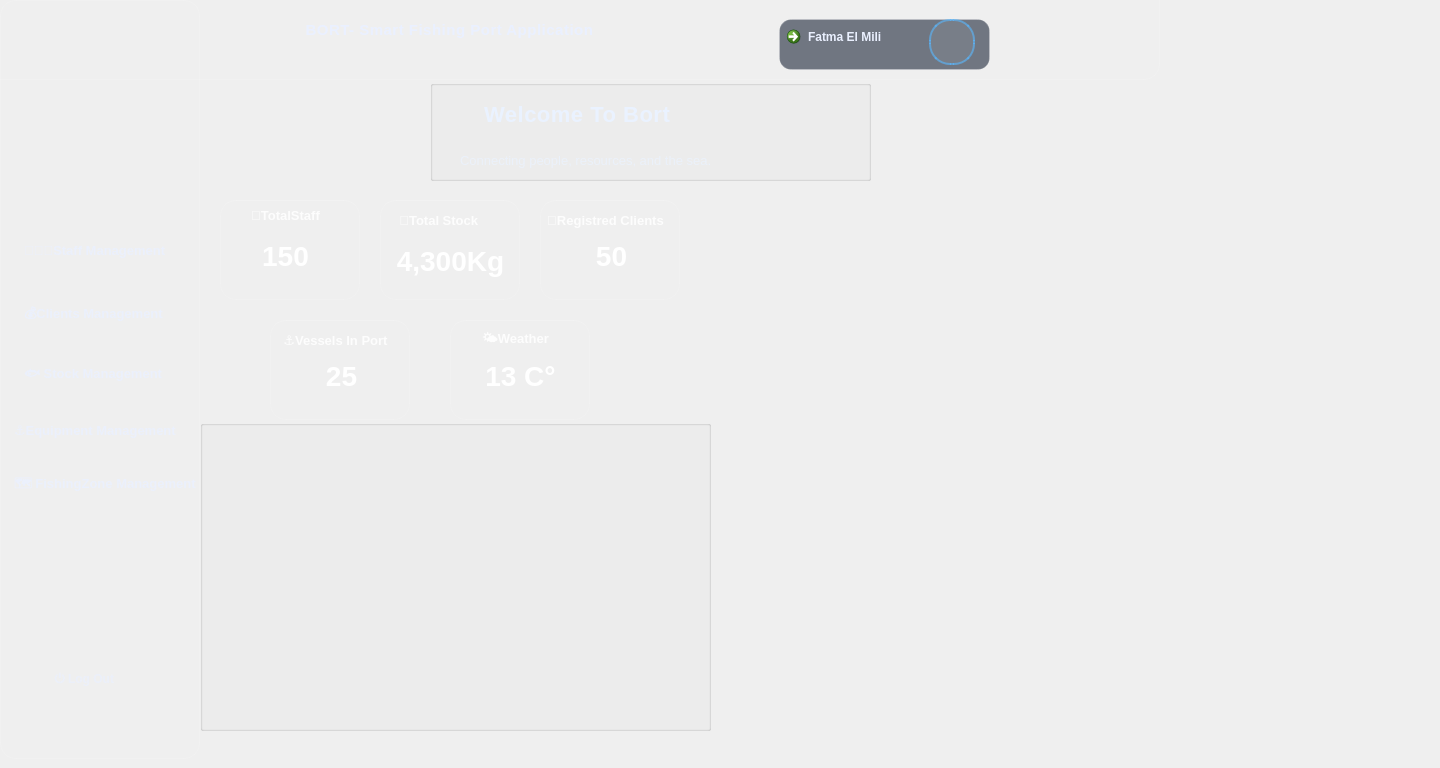
      <widget class="QWidget" name="pageWelcome">
       <property name="styleSheet">
        <string notr="true">QWidget#pageWelcome{
    background: qlineargradient(x1:0, y1:0, x2:1, y2:1,
        stop:0 #071a2c,
        stop:0.35 #082136,
        stop:0.7 #071c2d,
        stop:1 #040f1a);
    font-family: &quot;Segoe UI&quot;;
    color: #EAF0FF;
}

/* =================================================
   HEADER + SIDEBAR (SAME STYLE)
   ================================================= */
QFrame#header_W,
QFrame#sidebarMenu_W {
    background: qlineargradient(x1:0, y1:0, x2:0, y2:1,
        stop:0 rgba(12, 42, 75, 0.95),
        stop:0.55 rgba(8, 30, 55, 0.95),
        stop:1 rgba(6, 22, 40, 0.95));
    border: 1px solid rgba(255,255,255,0.12);
    border-radius: 16px;
}

QFrame#header_W {
    padding: 10px 16px;
}

QFrame#sidebarMenu_W {
    padding: 12px;
}

/* =================================================
   HEADER CONTENT
   ================================================= */
QLabel#titreHeader_W {
    color: #EAF0FF;
    font-size: 15px;
    font-weight: 800;
    letter-spacing: 0.5px;
}

QLabel#avatar_W {
    min-width: 42px;
    max-width: 42px;
    min-height: 42px;
    max-height: 42px;
    border-radius: 21px;
    border: 2px solid rgba(88,184,255,0.6);
    background-color: rgba(255,255,255,0.06);
}

/* User profile button */
QCommandLinkButton#userprofiledetails_W {
    background-color: rgba(8, 18, 38, 0.55);
    border: 1px solid rgba(255,255,255,0.15);
    border-radius: 12px;
    padding: 8px 14px;
    color: #EAF0FF;
    font-weight: 700;
}

QCommandLinkButton#userprofiledetails_W:hover {
    background-color: rgba(88,184,255,0.15);
    border: 1px solid rgba(88,184,255,0.45);
}

QCommandLinkButton#userprofiledetails_W:pressed {
    background-color: rgba(88,184,255,0.25);
}

/* =================================================
   SIDEBAR GROUP
   ================================================= */
QGroupBox#groupBox_W {
    border: none;
    margin-top: 6px;
}

/* =================================================
   SIDEBAR BUTTONS (BASE)
   ================================================= */
QPushButton#clientsmanagementBTN_W,
QPushButton#equipmentmanagementBTN_W,
QPushButton#fishingzonemanagementBTN_W,
QPushButton#staffmanagementBTN_W,
QPushButton#stockmanagementBTN_W {
    background: transparent;
    border: none;
    color: rgba(234,240,255,0.80);
    padding: 12px 14px;
    border-radius: 12px;
    text-align: left;
    font-size: 13px;
    font-weight: 650;
}

/* Hover effect */
QPushButton#clientsmanagementBTN_W:hover,
QPushButton#equipmentmanagementBTN_W:hover,
QPushButton#fishingzonemanagementBTN_W:hover,
QPushButton#staffmanagementBTN_W:hover,
QPushButton#stockmanagementBTN_W:hover {
    background-color: rgba(88,184,255,0.14);
    border: 1px solid rgba(88,184,255,0.25);
    color: #FFFFFF;
}

/* Pressed */
QPushButton#clientsmanagementBTN_W:pressed,
QPushButton#equipmentmanagementBTN_W:pressed,
QPushButton#fishingzonemanagementBTN_W:pressed,
QPushButton#staffmanagementBTN_W:pressed,
QPushButton#stockmanagementBTN_W:pressed {
    background-color: rgba(88,184,255,0.25);
}

/* =================================================
   ACTIVE / SELECTED BUTTON (Staff Management)
   ================================================= */
QPushButton[active=&quot;true&quot;] {
    background-color: rgba(10, 102, 255, 0.28);
    border: 1px solid rgba(10, 102, 255, 0.55);
    color: #FFFFFF;
    padding-left: 18px;
}
QPushButton#staffmanagementBTN_W[active=&quot;true&quot;] {
    background-color: rgba(10, 102, 255, 0.35);
    border-left: 4px solid #4FC3F7;
    color: white;
    font-weight: 600;
}

/* =================================================
   LOG OUT BUTTON
   ================================================= */
QPushButton#logOutBTN_W {
    background: transparent;
    border: none;
    color: rgba(234,240,255,0.65);
    padding: 12px 14px;
    border-radius: 12px;
    text-align: left;
    font-weight: 650;
}

QPushButton#logOutBTN_W:hover {
    background-color: rgba(255, 120, 120, 0.12);
    border: 1px solid rgba(255, 120, 120, 0.25);
    color: #FFC1C1;
}


/* =========================================================
   WELCOME PAGE - GLOBAL
   ========================================================= */
QWidget#pageWelcome {
    background: transparent;
}

QLabel#titleW {
    color: #EAF2FF;
    font-size: 22px;
    font-weight: 900;
    letter-spacing: 0.5px;
}

QLabel#description {
    color: rgba(234,242,255,0.72);
    font-size: 13px;
}

/* petit effet &quot;badge&quot; autour du titre si tu l'as dans un conteneur */
QFrame#welcomeHeader, QWidget#welcomeHeader {
    background: rgba(0,0,0,0.18);
    border: 1px solid rgba(255,255,255,0.08);
    border-radius: 14px;
}

/* =========================
   KPI CARDS - BASE CLEAN
   ========================= */
QFrame#cardEmployees,
QFrame#cardStock,
QFrame#cardClients,
QFrame#cardEqui,
QFrame#cardWeather {
    border-radius: 16px;
    padding: 14px;
    border: 1px solid rgba(255,255,255,0.10);
}

QFrame#cardEmployees:hover,
QFrame#cardStock:hover,
QFrame#cardClients:hover,
QFrame#cardEqui:hover,
QFrame#cardWeather:hover {
    border: 1px solid rgba(59,130,246,0.35);
}

/* Titles */
QLabel#totalstaff,
QLabel#stocktotaltitle,
QLabel#Clientstitle,
QLabel#equititle,
QLabel#weathertitle {
    color: rgba(255,255,255,0.86);
    font-size: 13px;
    font-weight: 700;
}

/* Values */
QLabel#numberstaff,
QLabel#stockkkk,
QLabel#clientssssssss,
QLabel#boatt,
QLabel#temp {
    color: #FFFFFF;
    font-size: 28px;
    font-weight: 900;
}

/* =========================
   NEW COLOR PALETTE (marine premium)
   - less saturated, more elegant
   ========================= */

/* Staff: Deep Ocean Blue */
QFrame#cardEmployees {
    background: qlineargradient(x1:0, y1:0, x2:1, y2:1,
        stop:0 rgba(20, 58, 108, 0.95),
        stop:0.55 rgba(12, 35, 68, 0.95),
        stop:1 rgba(8, 24, 44, 0.90));
}

/* Stock: Sea Amber (soft) */
QFrame#cardStock {
    background: qlineargradient(x1:0, y1:0, x2:1, y2:1,
        stop:0 rgba(176, 120, 36, 0.92),
        stop:0.55 rgba(120, 78, 22, 0.92),
        stop:1 rgba(38, 26, 14, 0.90));
}

/* Clients: Steel Indigo */
QFrame#cardClients {
    background: qlineargradient(x1:0, y1:0, x2:1, y2:1,
        stop:0 rgba(73, 90, 143, 0.95),
        stop:0.55 rgba(42, 55, 102, 0.95),
        stop:1 rgba(18, 24, 52, 0.90));
}

/* Equipment: Harbor Green (muted) */
QFrame#cardEqui {
    background: qlineargradient(x1:0, y1:0, x2:1, y2:1,
        stop:0 rgba(20, 108, 88, 0.95),
        stop:0.55 rgba(12, 66, 54, 0.95),
        stop:1 rgba(8, 34, 28, 0.90));
}

/* Weather: Cold Teal */
QFrame#cardWeather {
    background: qlineargradient(x1:0, y1:0, x2:1, y2:1,
        stop:0 rgba(14, 108, 125, 0.95),
        stop:0.55 rgba(10, 64, 78, 0.95),
        stop:1 rgba(6, 28, 36, 0.90));
}

/* =========================
   Subtle highlight strip (like modern cards)
   ========================= */
QFrame#cardEmployees,
QFrame#cardStock,
QFrame#cardClients,
QFrame#cardEqui,
QFrame#cardWeather {
    border-top: 1px solid rgba(255,255,255,0.16);
    border-left: 1px solid rgba(255,255,255,0.10);
}
</string>
       </property>
       <widget class="QFrame" name="sidebarMenu_W">
        <property name="geometry">
         <rect>
          <x>0</x>
          <y>0</y>
          <width>200</width>
          <height>759</height>
         </rect>
        </property>
        <property name="minimumSize">
         <size>
          <width>200</width>
          <height>0</height>
         </size>
        </property>
        <property name="maximumSize">
         <size>
          <width>200</width>
          <height>16777215</height>
         </size>
        </property>
        <property name="frameShape">
         <enum>QFrame::Shape::NoFrame</enum>
        </property>
        <property name="frameShadow">
         <enum>QFrame::Shadow::Raised</enum>
        </property>
        <widget class="QGroupBox" name="groupBox_W">
         <property name="geometry">
          <rect>
           <x>10</x>
           <y>100</y>
           <width>200</width>
           <height>631</height>
          </rect>
         </property>
         <property name="minimumSize">
          <size>
           <width>200</width>
           <height>0</height>
          </size>
         </property>
         <property name="maximumSize">
          <size>
           <width>200</width>
           <height>16777215</height>
          </size>
         </property>
         <property name="title">
          <string/>
         </property>
         <widget class="QPushButton" name="staffmanagementBTN_W">
          <property name="geometry">
           <rect>
            <x>0</x>
            <y>120</y>
            <width>181</width>
            <height>61</height>
           </rect>
          </property>
          <property name="text">
           <string>👩🏻‍💼Staff Management</string>
          </property>
          <property name="active" stdset="0">
           <bool>false</bool>
          </property>
         </widget>
         <widget class="QPushButton" name="clientsmanagementBTN_W">
          <property name="geometry">
           <rect>
            <x>0</x>
            <y>190</y>
            <width>191</width>
            <height>51</height>
           </rect>
          </property>
          <property name="text">
           <string>💰Clients Management</string>
          </property>
         </widget>
         <widget class="QPushButton" name="stockmanagementBTN_W">
          <property name="geometry">
           <rect>
            <x>0</x>
            <y>250</y>
            <width>171</width>
            <height>51</height>
           </rect>
          </property>
          <property name="text">
           <string>🐟 Stock Management</string>
          </property>
         </widget>
         <widget class="QPushButton" name="fishingzonemanagementBTN_W">
          <property name="geometry">
           <rect>
            <x>-10</x>
            <y>360</y>
            <width>221</width>
            <height>51</height>
           </rect>
          </property>
          <property name="text">
           <string>🗺️ FishingZone Management</string>
          </property>
         </widget>
         <widget class="QPushButton" name="equipmentmanagementBTN_W">
          <property name="geometry">
           <rect>
            <x>-10</x>
            <y>310</y>
            <width>201</width>
            <height>41</height>
           </rect>
          </property>
          <property name="text">
           <string>⚓Equipment Management</string>
          </property>
         </widget>
         <widget class="QLabel" name="logoheader_W">
          <property name="geometry">
           <rect>
            <x>-10</x>
            <y>0</y>
            <width>151</width>
            <height>111</height>
           </rect>
          </property>
          <property name="text">
           <string/>
          </property>
          <property name="pixmap">
           <pixmap resource="Ressources.qrc">:/Images/logoHeader1.png</pixmap>
          </property>
         </widget>
        </widget>
        <widget class="QPushButton" name="logOutBTN_W">
         <property name="geometry">
          <rect>
           <x>40</x>
           <y>650</y>
           <width>121</width>
           <height>61</height>
          </rect>
         </property>
         <property name="text">
          <string>⏻ Log Out</string>
         </property>
        </widget>
       </widget>
       <widget class="QWidget" name="verticalLayoutWidget_2">
        <property name="geometry">
         <rect>
          <x>-271</x>
          <y>-21</y>
          <width>1431</width>
          <height>101</height>
         </rect>
        </property>
        <layout class="QVBoxLayout" name="verticalLayout_3">
         <item>
          <widget class="QFrame" name="header_W">
           <property name="frameShape">
            <enum>QFrame::Shape::StyledPanel</enum>
           </property>
           <property name="frameShadow">
            <enum>QFrame::Shadow::Raised</enum>
           </property>
           <widget class="QLabel" name="titreHeader_W">
            <property name="geometry">
             <rect>
              <x>490</x>
              <y>20</y>
              <width>461</width>
              <height>61</height>
             </rect>
            </property>
            <property name="text">
             <string>BORT- Smart Fishing Port Application</string>
            </property>
            <property name="alignment">
             <set>Qt::AlignmentFlag::AlignCenter</set>
            </property>
           </widget>
           <widget class="QCommandLinkButton" name="userprofiledetails_W">
            <property name="geometry">
             <rect>
              <x>1050</x>
              <y>40</y>
              <width>211</width>
              <height>51</height>
             </rect>
            </property>
            <property name="text">
             <string>Fatma El Mili</string>
            </property>
           </widget>
           <widget class="QLabel" name="avatar_W">
            <property name="geometry">
             <rect>
              <x>1200</x>
              <y>40</y>
              <width>46</width>
              <height>46</height>
             </rect>
            </property>
            <property name="text">
             <string/>
            </property>
            <property name="pixmap">
             <pixmap resource="Ressources.qrc">:/Images/avatar.png</pixmap>
            </property>
           </widget>
          </widget>
         </item>
        </layout>
       </widget>
       <widget class="QLabel" name="port">
        <property name="geometry">
         <rect>
          <x>720</x>
          <y>220</y>
          <width>300</width>
          <height>500</height>
         </rect>
        </property>
        <property name="minimumSize">
         <size>
          <width>300</width>
          <height>500</height>
         </size>
        </property>
        <property name="maximumSize">
         <size>
          <width>300</width>
          <height>500</height>
         </size>
        </property>
        <property name="text">
         <string/>
        </property>
        <property name="pixmap">
         <pixmap resource="Ressources.qrc">:/Images/testport.png</pixmap>
        </property>
       </widget>
       <widget class="QGroupBox" name="infocont">
        <property name="geometry">
         <rect>
          <x>430</x>
          <y>80</y>
          <width>441</width>
          <height>101</height>
         </rect>
        </property>
        <property name="title">
         <string/>
        </property>
        <widget class="QLabel" name="description">
         <property name="geometry">
          <rect>
           <x>30</x>
           <y>70</y>
           <width>301</width>
           <height>20</height>
          </rect>
         </property>
         <property name="text">
          <string>Connecting people, resources, and the sea.</string>
         </property>
        </widget>
        <widget class="QLabel" name="titleW">
         <property name="geometry">
          <rect>
           <x>50</x>
           <y>19</y>
           <width>201</width>
           <height>31</height>
          </rect>
         </property>
         <property name="text">
          <string>Welcome To Bort </string>
         </property>
         <property name="alignment">
          <set>Qt::AlignmentFlag::AlignCenter</set>
         </property>
        </widget>
       </widget>
       <widget class="QFrame" name="cardEmployees">
        <property name="geometry">
         <rect>
          <x>220</x>
          <y>200</y>
          <width>140</width>
          <height>100</height>
         </rect>
        </property>
        <property name="minimumSize">
         <size>
          <width>140</width>
          <height>100</height>
         </size>
        </property>
        <property name="maximumSize">
         <size>
          <width>16777215</width>
          <height>100</height>
         </size>
        </property>
        <property name="frameShape">
         <enum>QFrame::Shape::StyledPanel</enum>
        </property>
        <property name="frameShadow">
         <enum>QFrame::Shadow::Raised</enum>
        </property>
        <widget class="QLabel" name="totalstaff">
         <property name="geometry">
          <rect>
           <x>20</x>
           <y>0</y>
           <width>91</width>
           <height>31</height>
          </rect>
         </property>
         <property name="text">
          <string>🚣TotalStaff</string>
         </property>
         <property name="alignment">
          <set>Qt::AlignmentFlag::AlignCenter</set>
         </property>
        </widget>
        <widget class="QLabel" name="numberstaff">
         <property name="geometry">
          <rect>
           <x>30</x>
           <y>40</y>
           <width>71</width>
           <height>31</height>
          </rect>
         </property>
         <property name="text">
          <string>150</string>
         </property>
         <property name="alignment">
          <set>Qt::AlignmentFlag::AlignCenter</set>
         </property>
        </widget>
       </widget>
       <widget class="QFrame" name="cardStock">
        <property name="geometry">
         <rect>
          <x>380</x>
          <y>200</y>
          <width>140</width>
          <height>100</height>
         </rect>
        </property>
        <property name="minimumSize">
         <size>
          <width>140</width>
          <height>100</height>
         </size>
        </property>
        <property name="maximumSize">
         <size>
          <width>16777215</width>
          <height>100</height>
         </size>
        </property>
        <property name="frameShape">
         <enum>QFrame::Shape::StyledPanel</enum>
        </property>
        <property name="frameShadow">
         <enum>QFrame::Shadow::Raised</enum>
        </property>
        <widget class="QLabel" name="stocktotaltitle">
         <property name="geometry">
          <rect>
           <x>-10</x>
           <y>0</y>
           <width>141</width>
           <height>41</height>
          </rect>
         </property>
         <property name="text">
          <string>🎣Total Stock </string>
         </property>
         <property name="alignment">
          <set>Qt::AlignmentFlag::AlignCenter</set>
         </property>
        </widget>
        <widget class="QLabel" name="stockkkk">
         <property name="geometry">
          <rect>
           <x>10</x>
           <y>40</y>
           <width>121</width>
           <height>41</height>
          </rect>
         </property>
         <property name="text">
          <string>4,300Kg</string>
         </property>
         <property name="alignment">
          <set>Qt::AlignmentFlag::AlignCenter</set>
         </property>
        </widget>
       </widget>
       <widget class="QFrame" name="cardClients">
        <property name="geometry">
         <rect>
          <x>540</x>
          <y>200</y>
          <width>140</width>
          <height>100</height>
         </rect>
        </property>
        <property name="minimumSize">
         <size>
          <width>140</width>
          <height>100</height>
         </size>
        </property>
        <property name="maximumSize">
         <size>
          <width>16777215</width>
          <height>100</height>
         </size>
        </property>
        <property name="frameShape">
         <enum>QFrame::Shape::StyledPanel</enum>
        </property>
        <property name="frameShadow">
         <enum>QFrame::Shadow::Raised</enum>
        </property>
        <widget class="QLabel" name="Clientstitle">
         <property name="geometry">
          <rect>
           <x>0</x>
           <y>10</y>
           <width>131</width>
           <height>20</height>
          </rect>
         </property>
         <property name="text">
          <string>💸Registred Clients</string>
         </property>
         <property name="alignment">
          <set>Qt::AlignmentFlag::AlignCenter</set>
         </property>
        </widget>
        <widget class="QLabel" name="clientssssssss">
         <property name="geometry">
          <rect>
           <x>40</x>
           <y>40</y>
           <width>63</width>
           <height>31</height>
          </rect>
         </property>
         <property name="text">
          <string>50</string>
         </property>
         <property name="alignment">
          <set>Qt::AlignmentFlag::AlignCenter</set>
         </property>
        </widget>
       </widget>
       <widget class="QFrame" name="cardEqui">
        <property name="geometry">
         <rect>
          <x>270</x>
          <y>320</y>
          <width>140</width>
          <height>100</height>
         </rect>
        </property>
        <property name="minimumSize">
         <size>
          <width>140</width>
          <height>100</height>
         </size>
        </property>
        <property name="maximumSize">
         <size>
          <width>16777215</width>
          <height>100</height>
         </size>
        </property>
        <property name="frameShape">
         <enum>QFrame::Shape::StyledPanel</enum>
        </property>
        <property name="frameShadow">
         <enum>QFrame::Shadow::Raised</enum>
        </property>
        <widget class="QLabel" name="equititle">
         <property name="geometry">
          <rect>
           <x>0</x>
           <y>0</y>
           <width>131</width>
           <height>41</height>
          </rect>
         </property>
         <property name="text">
          <string>⚓Vessels In Port</string>
         </property>
         <property name="alignment">
          <set>Qt::AlignmentFlag::AlignCenter</set>
         </property>
        </widget>
        <widget class="QLabel" name="boatt">
         <property name="geometry">
          <rect>
           <x>40</x>
           <y>40</y>
           <width>63</width>
           <height>31</height>
          </rect>
         </property>
         <property name="text">
          <string>25</string>
         </property>
         <property name="alignment">
          <set>Qt::AlignmentFlag::AlignCenter</set>
         </property>
        </widget>
       </widget>
       <widget class="QFrame" name="cardWeather">
        <property name="geometry">
         <rect>
          <x>450</x>
          <y>320</y>
          <width>140</width>
          <height>100</height>
         </rect>
        </property>
        <property name="minimumSize">
         <size>
          <width>140</width>
          <height>100</height>
         </size>
        </property>
        <property name="maximumSize">
         <size>
          <width>16777215</width>
          <height>100</height>
         </size>
        </property>
        <property name="frameShape">
         <enum>QFrame::Shape::StyledPanel</enum>
        </property>
        <property name="frameShadow">
         <enum>QFrame::Shadow::Raised</enum>
        </property>
        <widget class="QLabel" name="weathertitle">
         <property name="geometry">
          <rect>
           <x>0</x>
           <y>10</y>
           <width>131</width>
           <height>20</height>
          </rect>
         </property>
         <property name="text">
          <string>🌤️Weather</string>
         </property>
         <property name="alignment">
          <set>Qt::AlignmentFlag::AlignCenter</set>
         </property>
        </widget>
        <widget class="QLabel" name="temp">
         <property name="geometry">
          <rect>
           <x>30</x>
           <y>40</y>
           <width>81</width>
           <height>31</height>
          </rect>
         </property>
         <property name="text">
          <string>13 C°</string>
         </property>
         <property name="alignment">
          <set>Qt::AlignmentFlag::AlignCenter</set>
         </property>
        </widget>
       </widget>
       <widget class="QGroupBox" name="portdash">
        <property name="geometry">
         <rect>
          <x>200</x>
          <y>420</y>
          <width>511</width>
          <height>311</height>
         </rect>
        </property>
        <property name="title">
         <string/>
        </property>
        <widget class="QLabel" name="portconttt">
         <property name="geometry">
          <rect>
           <x>-40</x>
           <y>-80</y>
           <width>700</width>
           <height>500</height>
          </rect>
         </property>
         <property name="minimumSize">
          <size>
           <width>700</width>
           <height>500</height>
          </size>
         </property>
         <property name="maximumSize">
          <size>
           <width>700</width>
           <height>500</height>
          </size>
         </property>
         <property name="text">
          <string/>
         </property>
         <property name="pixmap">
          <pixmap resource="Ressources.qrc">:/Images/dashhhresize.png</pixmap>
         </property>
        </widget>
       </widget>
      </widget>
